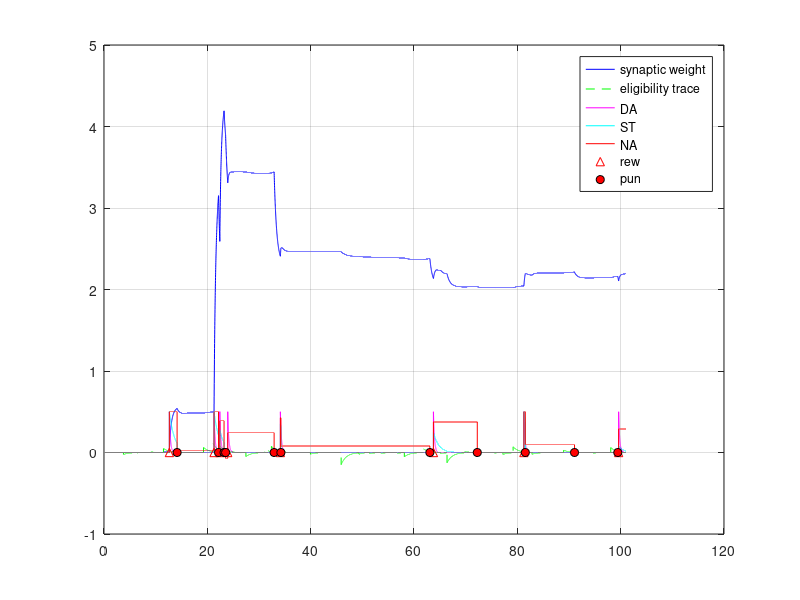

Source code (MATLAB):
M=100;                 % number of synapses per neuron
D=1;                   % maximal conduction delay
% excitatory neurons   % inhibitory neurons      % total number
Ne=800;                Ni=200;                   N=Ne+Ni;
a=[0.02*ones(Ne,1);    0.1*ones(Ni,1)];
d=[   8*ones(Ne,1);    2*ones(Ni,1)];
sm=5;                 % maximal synaptic strength

post=ceil([N*rand(Ne,M);Ne*rand(Ni,M)]);
s=[ones(Ne,M);-ones(Ni,M)];         % synaptic weights
sd=zeros(N,M);                      % their derivatives
for i=1:N
    if i<=Ne
        for j=1:D
            delays{i,j}=M/D*(j-1)+(1:M/D);
        end;
    else
        delays{i,1}=1:M;
    end;
    pre{i}=find(post==i&s>0);             % pre excitatory neurons
    aux{i}=N*(D-1-ceil(ceil(pre{i}/N)/(M/D)))+1+mod(pre{i}-1,N);
end;
STDP = zeros(N,1001+D);
v = -65*ones(N,1);                      % initial values
u = 0.2.*v;                             % initial values
firings=[-D 0];                         % spike timings

%---------------
% new stuff related to DA-STDP
T=100;           % the duration of experiment
DA=0;           % level of dopamine above the baseline
ST=0;           % level of serotonine (5-HT)
NA=0;           % level of noradrenaline
ST_lim_fade_rate = 0.999;
ST_fade_rate = 0.999; 
DAnST_t = zeros(1000*T,3); % DA and ST of time
rew=[];
pun=[];

n1=1;           % presynaptic neuron
syn=1;          % the synapse number to the postsynaptic neuron
n2=post(n1,syn) % postsynaptic neuron
s(n1,syn)=0;    % start with 0 value

interval = 20;  % the coincidence interval for n1 and n2
interval2 = 40;
n1f=-100;       % the last spike of n1
n2f=[];         % the last spike of n2
SnSd_t=zeros(1000*T,2);
%--------------

for sec=1:T                             % simulation in seconds
    for t=1:1000                          % simulation of 1 sec
        I=13*(rand(N,1)-0.5);               % random thalamic input
        fired = find(v>=30);                % indices of fired neurons
        v(fired)=-65;
        u(fired)=u(fired)+d(fired);
        STDP(fired,t+D)=0.1;
        for k=1:length(fired)
            sd(pre{fired(k)})=sd(pre{fired(k)})+STDP(N*t+aux{fired(k)});
        end;
        firings=[firings;t*ones(length(fired),1),fired];
        k=size(firings,1);
        while firings(k,1)>t-D
            del=delays{firings(k,2),t-firings(k,1)+1};
            ind = post(firings(k,2),del);
            I(ind)=I(ind)+s(firings(k,2), del)';
            sd(firings(k,2),del)=sd(firings(k,2),del)-1.5*STDP(ind,t+D)';
            k=k-1;
        end;
        v=v+0.5*((0.04*v+5).*v+140-u+I);    % for numerical
        v=v+0.5*((0.04*v+5).*v+140-u+I);    % stability time
        u=u+a.*(0.2*v-u);                   % step is 0.5 ms
        STDP(:,t+D+1)=0.95*STDP(:,t+D);     % tau = 20 ms
        
        DA=DA*0.995;
        ST=ST*ST_fade_rate;
        if (mod(t,10)==0) % each 10 s
            s(1:Ne,:)=max(0, min(sm,s(1:Ne,:)+(0.002+DA)*sd(1:Ne,:)+(0.002+ST)*sd(1:Ne,:))); %%%%%%%%%%%%%%%%%%%%%%%%%%%%%%%%%%%%%%%%%%%%%%%%%%%%%%%%%!!!!!!!!!!!!!!!!!
            sd=0.99*sd;
        end;
        if any(fired==n1) % if presynaptic neuron has fired
            n1f=[n1f,sec*1000+t]; % the last spike of n1
        end
        if any(fired==n2) % if postsynsptic neyron has fired
            n2f=[n2f,sec*1000+t]; % the last spike of n2
            if (sec*1000+t-n1f(end)<interval) & (n2f(end)>n1f(end))
                rew=[rew,sec*1000+t+1000+ceil(2000*rand)];
            end;
            if (sec*1000+t-n1f(end)<interval2) & (n2f(end)>n1f(end))
                pun=[pun,sec*1000+t+1000+ceil(2000*rand)];
            end;
        end
      Pnov = 0.5 % check
	Ppun = 0.5 % check
        if any(rew==sec*1000+t)
            DA=DA+0.5; % why 0.5
            ST=ST+0.5;
	    NA=(DA+ST)*Pnov;
            %ST_fade_rate = ST_fade_rate + 0.01 %
        end;
        if any(pun==sec*1000+t)
            %ST_fade_rate = ST_fade_rate - 0.01 %
	    NA=ST*Ppun*Pnov;
            ST = ST-0.5;

        end;
        
        ST_fade_rate = min(ST_lim_fade_rate, ST_fade_rate);
        %ST = max(0, ST);
        
        SnSd_t(sec*1000+t,:) = [s(n1,syn), sd(n1,syn)]; % SnSd_t = [s, sd]
        DAnST_t(sec*1000+t,:) = [DA, max(0, ST), NA];
        % where s = synaptic weight, sd = eligibility trace
        
    end;
    % ---- plot -------
%     subplot(2,1,2)
%     plot(firings(:,1), firings(:,2), '.b');
%     axis([0 1000 0 N]);
%     title('Simulation of a network of 800(exc)+200(inh) randomly coupled spiking neurons');
%     xlabel('t, ms');
%     ylabel('neuron number');
%     grid off
    
    %subplot(2,1,1);
    plot(0.001*(1:(sec*1000+t)), SnSd_t(1:sec*1000+t,1), 'b', ...
        0.001*(1:(sec*1000+t)), SnSd_t(1:sec*1000+t,2), 'g--', ...
        0.001*(1:(sec*1000+t)), DAnST_t(1:sec*1000+t,1), 'm', ...
        0.001*(1:(sec*1000+t)), DAnST_t(1:sec*1000+t,2), 'c', ...
        0.001*(1:(sec*1000+t)), DAnST_t(1:sec*1000+t,3), 'r', ...
        0.001*rew, 0*rew, 'r^', ...         
        0.001*pun, 0*pun, 'ko', 'MarkerFaceColor', [1 0 0]);
    legend('synaptic weight', 'eligibility trace', 'DA', 'ST', 'NA', 'rew', 'pun');
    grid on
    
    drawnow;
    % ---- end plot ------
    STDP(:,1:D+1)=STDP(:,1001:1001+D);
    ind = find(firings(:,1) > 1001-D);
    firings=[-D 0;firings(ind,1)-1000,firings(ind,2)];
end;
